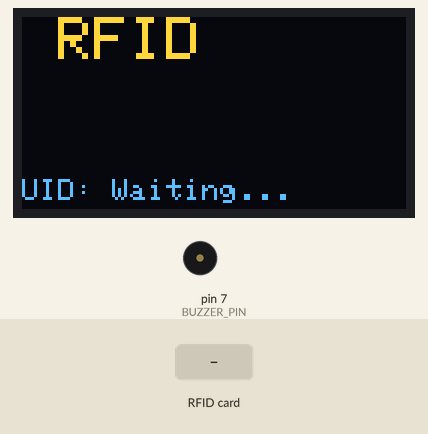
This sketch was run on a simulated Arduino Uno, built with avr-gcc and run on an emulated ATmega328P. Parts: 128×64 one-colour display, buzzer (waves = sounding). Inputs (shaded band) come from the test bench. The OLED is the two-colour kind (top 16 rows yellow); random numbers use the default seed unless the sketch sets one; what the sketch prints to the serial monitor is not drawn.

Above: at 1.3 s.
1.4 s: RFID card AA A2 31 C4 held to the reader
At 2.0 s:
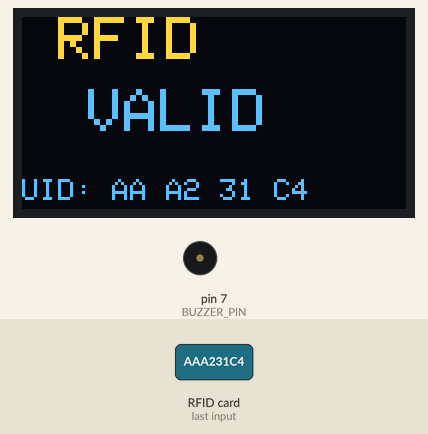
3.1 s: RFID card 64 7D 49 BF held to the reader
At 3.9 s:
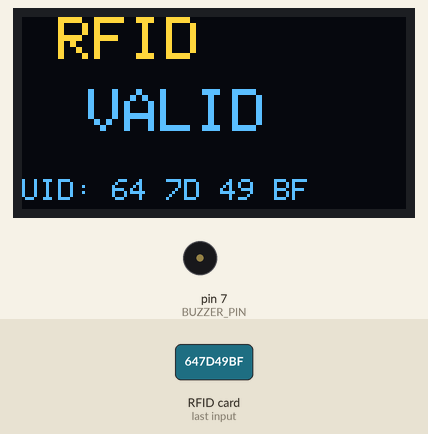
4.8 s: RFID card 5E 7A 19 C4 held to the reader
At 6.4 s:
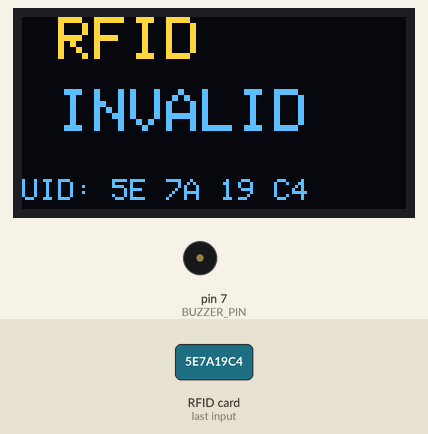
6.8 s: RFID card AA A2 31 C4 held to the reader
At 6.94 s:
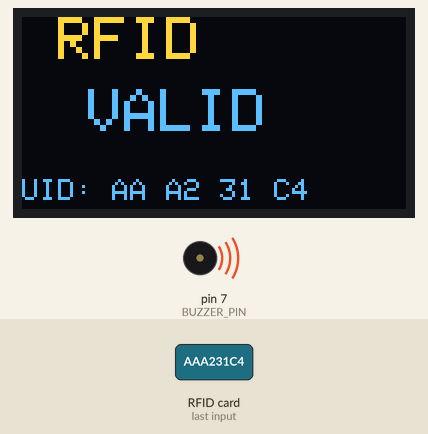
8.5 s: RFID card 5E 7A 19 C4 held to the reader
At 8.85 s:
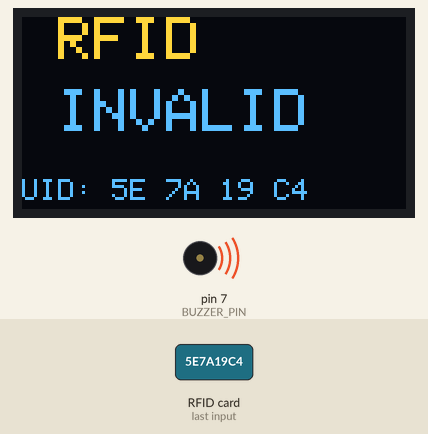
Timing chart, 0 to 11.5 s (numbered marks = the images above; inputs shaded):
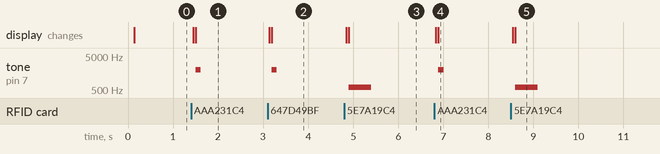

The sketch:

rfid-valid-uid-to-python.ino
```cpp
#include <SPI.h>
#include <MFRC522.h>
#include <Adafruit_GFX.h>
#include <Adafruit_SSD1306.h>
#include <string.h>
#include <stdio.h>

// =====================================================================
// Fleet configuration
// =====================================================================
// Change DEVICE_ID per reader. Same firmware, different identity.
// Convention: "reader-NN" where NN is a zero-padded sequence.
// In a real fleet you might use the MAC address or a provisioned ID,
// but a flashed constant is sufficient and explicit for this stage.
const char *DEVICE_ID = "reader-01";

// Firmware version. Bump this on EVERY change to the sketch that affects
// what the device emits or how it behaves. Semver-style is conventional
// (MAJOR.MINOR.PATCH) but any monotonically meaningful string is fine.
// The value flows out in every event so the cloud side can tell at a
// glance which firmware produced any given event — useful for diagnosing
// "reader-12 has been weird since Tuesday" once you have a fleet.
//
// 1.2.0: removed the Arduino String class throughout. Fixed-size char
// buffers replace heap allocations to eliminate fragmentation on AVR
// (ATmega328P has only 2KB of RAM total).
// 1.3.0: replaced "suppress duplicate UID forever" debounce with a
// time-windowed debounce (DEBOUNCE_MS). Same card can be re-scanned
// after the window expires; rapid repeats of the same tap are still
// suppressed. Correct behaviour for access-control and fleet use.
const char *FIRMWARE_VERSION = "1.3.0";

// =====================================================================
// OLED configuration
// =====================================================================
#define SCREEN_WIDTH 128
#define SCREEN_HEIGHT 64
#define OLED_RESET 4
#define OLED_ADDRESS 0x3C

// =====================================================================
// RFID module pins
// =====================================================================
#define RFID_RST_PIN 9
#define RFID_SS_PIN 10

// =====================================================================
// Buzzer pin
// =====================================================================
const int BUZZER_PIN = 7;

// =====================================================================
// Buffer sizing
// =====================================================================
// MFRC522 supports UIDs up to 10 bytes. Rendered as space-separated hex
// pairs that becomes 10*3 - 1 = 29 chars + null = 30. Round up to 32.
#define UID_BUF_LEN 32

// UUID v4 in canonical 8-4-4-4-12 form: 36 chars + null = 37.
#define UUID_BUF_LEN 37

// =====================================================================
// Debounce window
// =====================================================================
// Suppress repeat events for the same UID within this many milliseconds.
// Long enough to absorb the natural multi-read of holding a card against
// the antenna; short enough that a deliberate re-tap (e.g. "the door
// didn't open, try again") is registered as a fresh event.
//
// 1500 ms is a reasonable default for HF access-control. Tune up for
// "card held in pocket near a portal" scenarios, down for high-throughput
// stocktake reads.
#define DEBOUNCE_MS 1500UL

// =====================================================================
// Allowed RFID UIDs
// =====================================================================
const char *VALID_UIDS[] = {
  "AA A2 31 C4",
  "64 7D 49 BF"
};
const byte VALID_UID_COUNT = sizeof(VALID_UIDS) / sizeof(VALID_UIDS[0]);

Adafruit_SSD1306 display(SCREEN_WIDTH, SCREEN_HEIGHT, &Wire, OLED_RESET);
MFRC522 rfid(RFID_SS_PIN, RFID_RST_PIN);

// Last UID seen, kept across loop iterations to suppress duplicate events
// while the same card is held against the reader. Static buffer, no heap.
char lastUid[UID_BUF_LEN] = "";

// Timestamp (millis) of the last emitted event. Combined with lastUid this
// implements time-windowed debouncing — a card held against the reader
// produces one event, not a stream, but a deliberate re-tap after the
// debounce window emits a fresh event.
unsigned long lastScanMs = 0;

// Forward declarations
void drawHeader();
void showAccessResult(bool isValid);
void showUid(const char *uid);
void beep(bool isValid);
void readUid(char *out, size_t outLen);
bool isValidUid(const char *uid);
void emitEvent(const char *uid, bool isValid);
void generateEventId(char *out);
unsigned long seedFromAnalogPins();

void setup() {
  Serial.begin(9600);
  Serial.println(F("BOOT: rfid-valid-uid-to-python firmware 1.3.0"));

  SPI.begin();
  rfid.PCD_Init();

  display.begin(SSD1306_SWITCHCAPVCC, OLED_ADDRESS);
  display.clearDisplay();
  display.setTextColor(SSD1306_WHITE);

  pinMode(BUZZER_PIN, OUTPUT);

  // Seed the RNG by XOR-ing several analog reads. Any one of A0..A3 might
  // happen to be wired or driven; XOR-ing several reduces the chance of a
  // boring (constant) seed without depending on any single pin being floating.
  randomSeed(seedFromAnalogPins());

  drawHeader();
  showUid("Waiting...");
}

void loop() {
  if (!rfid.PICC_IsNewCardPresent()) {
    return;
  }

  if (!rfid.PICC_ReadCardSerial()) {
    return;
  }

  char currentUid[UID_BUF_LEN];
  readUid(currentUid, sizeof(currentUid));

  bool valid = isValidUid(currentUid);

  // Time-windowed debounce: emit if the UID is different from last time,
  // OR if it's the same UID but enough time has passed since we last
  // emitted. Holding a card on the reader still produces one event;
  // re-tapping a few seconds later produces a fresh event.
  unsigned long now = millis();
  bool isNewUid = (strcmp(currentUid, lastUid) != 0);
  bool windowExpired = (now - lastScanMs) >= DEBOUNCE_MS;

  if (isNewUid || windowExpired) {
    strncpy(lastUid, currentUid, sizeof(lastUid) - 1);
    lastUid[sizeof(lastUid) - 1] = '\0';
    lastScanMs = now;

    showAccessResult(valid);
    showUid(currentUid);
    beep(valid);
    emitEvent(currentUid, valid);
  }

  rfid.PICC_HaltA();
  rfid.PCD_StopCrypto1();
}

void drawHeader() {
  display.clearDisplay();
  display.setTextSize(2);
  display.setCursor(12, 0);
  display.print(F("RFID"));
  display.display();
}

void showAccessResult(bool isValid) {
  drawHeader();
  display.setTextSize(2);
  display.setCursor(isValid ? 22 : 12, 24);
  display.print(isValid ? F("VALID") : F("INVALID"));
  display.display();
}

void showUid(const char *uid) {
  display.fillRect(0, 50, SCREEN_WIDTH, 14, SSD1306_BLACK);
  display.setTextSize(1);
  display.setCursor(0, 54);
  display.print(F("UID: "));
  display.print(uid);
  display.display();
}

void beep(bool isValid) {
  int frequency = isValid ? 2000 : 600;
  int durationMs = isValid ? 120 : 500;

  tone(BUZZER_PIN, frequency, durationMs);
  delay(durationMs);
  noTone(BUZZER_PIN);
}

// Render the just-read MFRC522 UID into out[] as space-separated, uppercase
// hex bytes. Uses snprintf into a fixed buffer — no String, no heap.
void readUid(char *out, size_t outLen) {
  if (outLen == 0) return;
  out[0] = '\0';

  size_t pos = 0;
  for (byte i = 0; i < rfid.uid.size; i++) {
    // Each iteration writes either "XX" (3 chars including space and null)
    // or " XX" (4 chars including null) into the buffer.
    int written;
    if (i == 0) {
      written = snprintf(out + pos, outLen - pos, "%02X", rfid.uid.uidByte[i]);
    } else {
      written = snprintf(out + pos, outLen - pos, " %02X", rfid.uid.uidByte[i]);
    }
    if (written < 0 || (size_t)written >= outLen - pos) {
      // Truncated — stop cleanly. Buffer already has its terminator.
      return;
    }
    pos += written;
  }
}

bool isValidUid(const char *uid) {
  for (byte i = 0; i < VALID_UID_COUNT; i++) {
    if (strcmp(uid, VALID_UIDS[i]) == 0) {
      return true;
    }
  }
  return false;
}

// ---------------------------------------------------------------------
// Generate a UUID v4 string into out[] (must be at least UUID_BUF_LEN bytes).
// Format: 8-4-4-4-12 hex chars, with version 4 and variant bits set.
// Source of randomness is Arduino's random() seeded in setup().
// Note: not cryptographically secure — fine for de-duplication / idempotency
// keys, not fine for anything that needs unpredictability against an adversary.
// ---------------------------------------------------------------------
void generateEventId(char *out) {
  uint8_t bytes[16];
  for (uint8_t i = 0; i < 16; i++) {
    bytes[i] = (uint8_t)random(0, 256);
  }

  // Set version (4) and variant (10xx) bits per RFC 4122.
  bytes[6] = (bytes[6] & 0x0F) | 0x40;
  bytes[8] = (bytes[8] & 0x3F) | 0x80;

  const char *hex = "0123456789abcdef";
  uint8_t pos = 0;
  for (uint8_t i = 0; i < 16; i++) {
    if (i == 4 || i == 6 || i == 8 || i == 10) {
      out[pos++] = '-';
    }
    out[pos++] = hex[(bytes[i] >> 4) & 0x0F];
    out[pos++] = hex[bytes[i] & 0x0F];
  }
  out[pos] = '\0';
}

// XOR several analog reads together for a more robust seed.
unsigned long seedFromAnalogPins() {
  unsigned long s = 0;
  s ^= (unsigned long)analogRead(A0);
  s ^= ((unsigned long)analogRead(A1)) << 8;
  s ^= ((unsigned long)analogRead(A2)) << 16;
  s ^= ((unsigned long)analogRead(A3)) << 24;
  // Mix in micros() so even a perfectly constant analog environment still
  // varies the seed slightly across boots.
  s ^= micros();
  return s;
}

void emitEvent(const char *uid, bool isValid) {
  char eventId[UUID_BUF_LEN];
  generateEventId(eventId);

  unsigned long ts = millis();

  // Order matches the documented schema. JSON is hand-built (no library)
  // to keep firmware footprint minimal and output deterministic.
  // F() macros keep string literals in flash, not RAM.
  Serial.print(F("EVENT:{\"event_id\":\""));
  Serial.print(eventId);
  Serial.print(F("\",\"device_id\":\""));
  Serial.print(DEVICE_ID);
  Serial.print(F("\",\"firmware_version\":\""));
  Serial.print(FIRMWARE_VERSION);
  Serial.print(F("\",\"uid\":\""));
  Serial.print(uid);
  Serial.print(F("\",\"valid\":"));
  Serial.print(isValid ? F("true") : F("false"));
  Serial.print(F(",\"ts_device_ms\":"));
  Serial.print(ts);
  Serial.println(F("}"));
}
```

Measured:
- after the input at 1.4 s, tone on pin 7 (BUZZER_PIN): silent → 2000 Hz after 0.10 s, → silent 0.12 s later; the display: first changes after 0.05 s (image 1 shows a later state)
- after the input at 3.1 s, tone on pin 7 (BUZZER_PIN): silent → 2000 Hz after 0.09 s, → silent 0.12 s later; the display: first changes at once (image 2 shows a later state)
- after the input at 4.8 s, tone on pin 7 (BUZZER_PIN): silent → 600 Hz after 0.10 s, → silent 0.50 s later; the display: first changes at once (image 3 shows a later state)
- after the input at 6.8 s, tone on pin 7 (BUZZER_PIN): silent → 2000 Hz after 0.09 s, → silent 0.12 s later; the display: first changes at once (image 4 shows a later state)
- after the input at 8.5 s, tone on pin 7 (BUZZER_PIN): silent → 600 Hz after 0.10 s, → silent 0.50 s later; the display: first changes after 0.05 s (image 5 shows a later state)
